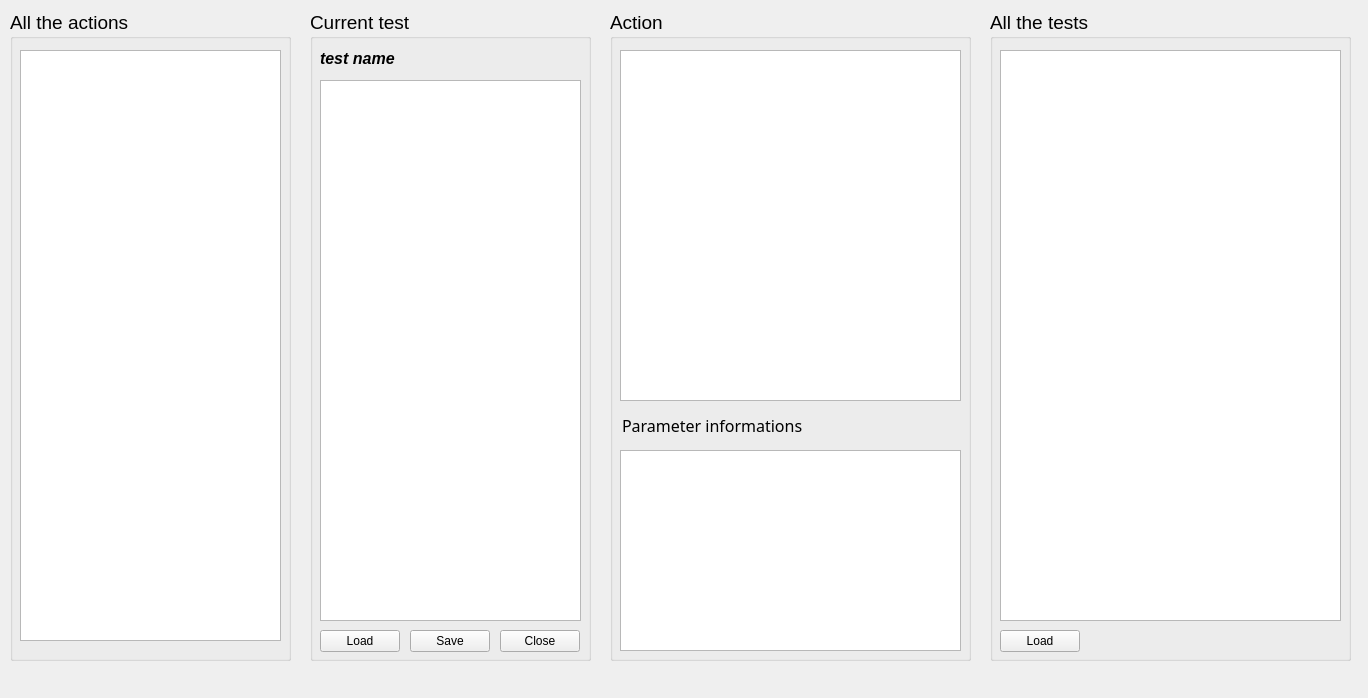
<?xml version="1.0" encoding="UTF-8"?>
<ui version="4.0">
 <class>MainWindow</class>
 <widget class="QMainWindow" name="MainWindow">
  <property name="windowModality">
   <enum>Qt::WindowModal</enum>
  </property>
  <property name="geometry">
   <rect>
    <x>0</x>
    <y>0</y>
    <width>1368</width>
    <height>698</height>
   </rect>
  </property>
  <property name="windowTitle">
   <string>Scriptbuilder</string>
  </property>
  <property name="autoFillBackground">
   <bool>false</bool>
  </property>
  <widget class="QWidget" name="centralWidget">
   <widget class="QGroupBox" name="paramBox">
    <property name="geometry">
     <rect>
      <x>610</x>
      <y>10</y>
      <width>361</width>
      <height>651</height>
     </rect>
    </property>
    <property name="font">
     <font>
      <pointsize>14</pointsize>
     </font>
    </property>
    <property name="autoFillBackground">
     <bool>false</bool>
    </property>
    <property name="styleSheet">
     <string notr="true"/>
    </property>
    <property name="title">
     <string>Action</string>
    </property>
    <widget class="QTableView" name="parametersList">
     <property name="geometry">
      <rect>
       <x>10</x>
       <y>40</y>
       <width>341</width>
       <height>351</height>
      </rect>
     </property>
     <property name="font">
      <font>
       <pointsize>10</pointsize>
      </font>
     </property>
     <property name="sizeAdjustPolicy">
      <enum>QAbstractScrollArea::AdjustToContentsOnFirstShow</enum>
     </property>
     <property name="alternatingRowColors">
      <bool>false</bool>
     </property>
     <property name="selectionMode">
      <enum>QAbstractItemView::SingleSelection</enum>
     </property>
     <property name="showGrid">
      <bool>true</bool>
     </property>
     <property name="gridStyle">
      <enum>Qt::SolidLine</enum>
     </property>
     <attribute name="horizontalHeaderVisible">
      <bool>false</bool>
     </attribute>
     <attribute name="horizontalHeaderCascadingSectionResizes">
      <bool>false</bool>
     </attribute>
     <attribute name="horizontalHeaderHighlightSections">
      <bool>false</bool>
     </attribute>
     <attribute name="horizontalHeaderMinimumSectionSize">
      <number>26</number>
     </attribute>
     <attribute name="horizontalHeaderStretchLastSection">
      <bool>true</bool>
     </attribute>
     <attribute name="verticalHeaderVisible">
      <bool>false</bool>
     </attribute>
     <attribute name="verticalHeaderDefaultSectionSize">
      <number>20</number>
     </attribute>
     <attribute name="verticalHeaderHighlightSections">
      <bool>false</bool>
     </attribute>
     <attribute name="verticalHeaderMinimumSectionSize">
      <number>18</number>
     </attribute>
    </widget>
    <widget class="QTableView" name="parameterComment">
     <property name="geometry">
      <rect>
       <x>10</x>
       <y>440</y>
       <width>341</width>
       <height>201</height>
      </rect>
     </property>
     <property name="font">
      <font>
       <pointsize>10</pointsize>
      </font>
     </property>
     <property name="sizeAdjustPolicy">
      <enum>QAbstractScrollArea::AdjustToContentsOnFirstShow</enum>
     </property>
     <property name="editTriggers">
      <set>QAbstractItemView::NoEditTriggers</set>
     </property>
     <property name="alternatingRowColors">
      <bool>false</bool>
     </property>
     <property name="selectionMode">
      <enum>QAbstractItemView::SingleSelection</enum>
     </property>
     <property name="showGrid">
      <bool>true</bool>
     </property>
     <property name="gridStyle">
      <enum>Qt::SolidLine</enum>
     </property>
     <attribute name="horizontalHeaderVisible">
      <bool>false</bool>
     </attribute>
     <attribute name="horizontalHeaderCascadingSectionResizes">
      <bool>false</bool>
     </attribute>
     <attribute name="horizontalHeaderHighlightSections">
      <bool>false</bool>
     </attribute>
     <attribute name="horizontalHeaderMinimumSectionSize">
      <number>26</number>
     </attribute>
     <attribute name="horizontalHeaderStretchLastSection">
      <bool>true</bool>
     </attribute>
     <attribute name="verticalHeaderVisible">
      <bool>false</bool>
     </attribute>
     <attribute name="verticalHeaderDefaultSectionSize">
      <number>20</number>
     </attribute>
     <attribute name="verticalHeaderHighlightSections">
      <bool>false</bool>
     </attribute>
     <attribute name="verticalHeaderMinimumSectionSize">
      <number>18</number>
     </attribute>
    </widget>
    <widget class="QLineEdit" name="lineEdit_4">
     <property name="enabled">
      <bool>true</bool>
     </property>
     <property name="geometry">
      <rect>
       <x>10</x>
       <y>400</y>
       <width>331</width>
       <height>31</height>
      </rect>
     </property>
     <property name="font">
      <font>
       <family>Sans Serif</family>
       <pointsize>12</pointsize>
       <weight>50</weight>
       <italic>false</italic>
       <bold>false</bold>
      </font>
     </property>
     <property name="autoFillBackground">
      <bool>false</bool>
     </property>
     <property name="styleSheet">
      <string notr="true">font: 12pt &quot;Sans Serif&quot;;
background-color: rgba(0, 0, 0, 0);</string>
     </property>
     <property name="text">
      <string>Parameter informations</string>
     </property>
     <property name="frame">
      <bool>false</bool>
     </property>
    </widget>
   </widget>
   <widget class="QGroupBox" name="scriptBox">
    <property name="geometry">
     <rect>
      <x>310</x>
      <y>10</y>
      <width>281</width>
      <height>651</height>
     </rect>
    </property>
    <property name="font">
     <font>
      <pointsize>14</pointsize>
     </font>
    </property>
    <property name="title">
     <string>Current test</string>
    </property>
    <widget class="QPushButton" name="saveButton">
     <property name="geometry">
      <rect>
       <x>100</x>
       <y>620</y>
       <width>80</width>
       <height>22</height>
      </rect>
     </property>
     <property name="font">
      <font>
       <pointsize>9</pointsize>
      </font>
     </property>
     <property name="text">
      <string>Save</string>
     </property>
    </widget>
    <widget class="QPushButton" name="closeButton">
     <property name="geometry">
      <rect>
       <x>190</x>
       <y>620</y>
       <width>80</width>
       <height>22</height>
      </rect>
     </property>
     <property name="font">
      <font>
       <pointsize>9</pointsize>
      </font>
     </property>
     <property name="text">
      <string>Close</string>
     </property>
    </widget>
    <widget class="QLabel" name="testname">
     <property name="geometry">
      <rect>
       <x>10</x>
       <y>40</y>
       <width>271</width>
       <height>16</height>
      </rect>
     </property>
     <property name="font">
      <font>
       <pointsize>12</pointsize>
       <weight>75</weight>
       <italic>true</italic>
       <bold>true</bold>
      </font>
     </property>
     <property name="text">
      <string>test name</string>
     </property>
    </widget>
    <widget class="QTreeView" name="scriptTree">
     <property name="geometry">
      <rect>
       <x>10</x>
       <y>70</y>
       <width>261</width>
       <height>541</height>
      </rect>
     </property>
     <property name="font">
      <font>
       <pointsize>10</pointsize>
      </font>
     </property>
     <property name="editTriggers">
      <set>QAbstractItemView::NoEditTriggers</set>
     </property>
     <property name="dragEnabled">
      <bool>true</bool>
     </property>
     <property name="defaultDropAction">
      <enum>Qt::MoveAction</enum>
     </property>
     <attribute name="headerVisible">
      <bool>false</bool>
     </attribute>
    </widget>
    <widget class="QPushButton" name="loadButton">
     <property name="geometry">
      <rect>
       <x>10</x>
       <y>620</y>
       <width>80</width>
       <height>22</height>
      </rect>
     </property>
     <property name="font">
      <font>
       <pointsize>9</pointsize>
      </font>
     </property>
     <property name="text">
      <string>Load</string>
     </property>
    </widget>
   </widget>
   <widget class="QGroupBox" name="actionsBox">
    <property name="geometry">
     <rect>
      <x>10</x>
      <y>10</y>
      <width>281</width>
      <height>651</height>
     </rect>
    </property>
    <property name="font">
     <font>
      <pointsize>14</pointsize>
     </font>
    </property>
    <property name="title">
     <string>All the actions</string>
    </property>
    <widget class="QTreeView" name="commandTree">
     <property name="geometry">
      <rect>
       <x>10</x>
       <y>40</y>
       <width>261</width>
       <height>591</height>
      </rect>
     </property>
     <property name="font">
      <font>
       <pointsize>10</pointsize>
      </font>
     </property>
     <property name="editTriggers">
      <set>QAbstractItemView::NoEditTriggers</set>
     </property>
     <property name="dragEnabled">
      <bool>true</bool>
     </property>
     <attribute name="headerVisible">
      <bool>false</bool>
     </attribute>
    </widget>
   </widget>
   <widget class="QGroupBox" name="testListBox">
    <property name="geometry">
     <rect>
      <x>990</x>
      <y>10</y>
      <width>361</width>
      <height>651</height>
     </rect>
    </property>
    <property name="font">
     <font>
      <pointsize>14</pointsize>
     </font>
    </property>
    <property name="autoFillBackground">
     <bool>false</bool>
    </property>
    <property name="styleSheet">
     <string notr="true"/>
    </property>
    <property name="title">
     <string>All the tests</string>
    </property>
    <widget class="QTableView" name="testsDepot">
     <property name="geometry">
      <rect>
       <x>10</x>
       <y>40</y>
       <width>341</width>
       <height>571</height>
      </rect>
     </property>
     <property name="font">
      <font>
       <pointsize>9</pointsize>
      </font>
     </property>
     <property name="sizeAdjustPolicy">
      <enum>QAbstractScrollArea::AdjustToContentsOnFirstShow</enum>
     </property>
     <property name="editTriggers">
      <set>QAbstractItemView::NoEditTriggers</set>
     </property>
     <property name="alternatingRowColors">
      <bool>false</bool>
     </property>
     <property name="selectionMode">
      <enum>QAbstractItemView::SingleSelection</enum>
     </property>
     <property name="showGrid">
      <bool>true</bool>
     </property>
     <property name="gridStyle">
      <enum>Qt::SolidLine</enum>
     </property>
     <attribute name="horizontalHeaderVisible">
      <bool>true</bool>
     </attribute>
     <attribute name="horizontalHeaderCascadingSectionResizes">
      <bool>false</bool>
     </attribute>
     <attribute name="horizontalHeaderHighlightSections">
      <bool>false</bool>
     </attribute>
     <attribute name="horizontalHeaderMinimumSectionSize">
      <number>26</number>
     </attribute>
     <attribute name="horizontalHeaderStretchLastSection">
      <bool>true</bool>
     </attribute>
     <attribute name="verticalHeaderVisible">
      <bool>false</bool>
     </attribute>
     <attribute name="verticalHeaderDefaultSectionSize">
      <number>20</number>
     </attribute>
     <attribute name="verticalHeaderHighlightSections">
      <bool>false</bool>
     </attribute>
     <attribute name="verticalHeaderMinimumSectionSize">
      <number>18</number>
     </attribute>
    </widget>
    <widget class="QPushButton" name="loadTests">
     <property name="geometry">
      <rect>
       <x>10</x>
       <y>620</y>
       <width>80</width>
       <height>22</height>
      </rect>
     </property>
     <property name="font">
      <font>
       <pointsize>9</pointsize>
      </font>
     </property>
     <property name="text">
      <string>Load</string>
     </property>
    </widget>
   </widget>
   <zorder>actionsBox</zorder>
   <zorder>scriptBox</zorder>
   <zorder>paramBox</zorder>
   <zorder>testListBox</zorder>
  </widget>
 </widget>
 <layoutdefault spacing="6" margin="11"/>
 <resources/>
 <connections/>
</ui>
